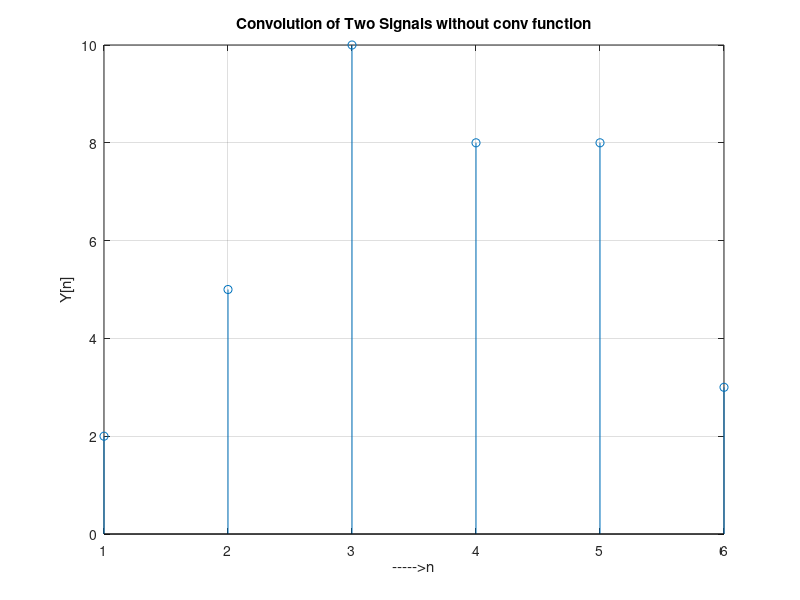

The MATLAB source for this figure:
clc;
clear;
close all;
%{
Convolution of two signals without using 'conv' function
%}
x=[2 1 2 1];
h=[1 2 3];

m=length(x);
n=length(h);
X=[x,zeros(1,n)];
H=[h,zeros(1,m)];
for i= 1:n+m-1
    Y(i)=0;
    for j=1:m
      if(i-j+1>0)
         Y(i)=Y(i)+X(j)*H(i-j+1);
      end
    end
end
disp(Y);
stem(Y);
ylabel('Y[n]');
xlabel('----->n');
grid on;
title('Convolution of Two Signals without conv function');